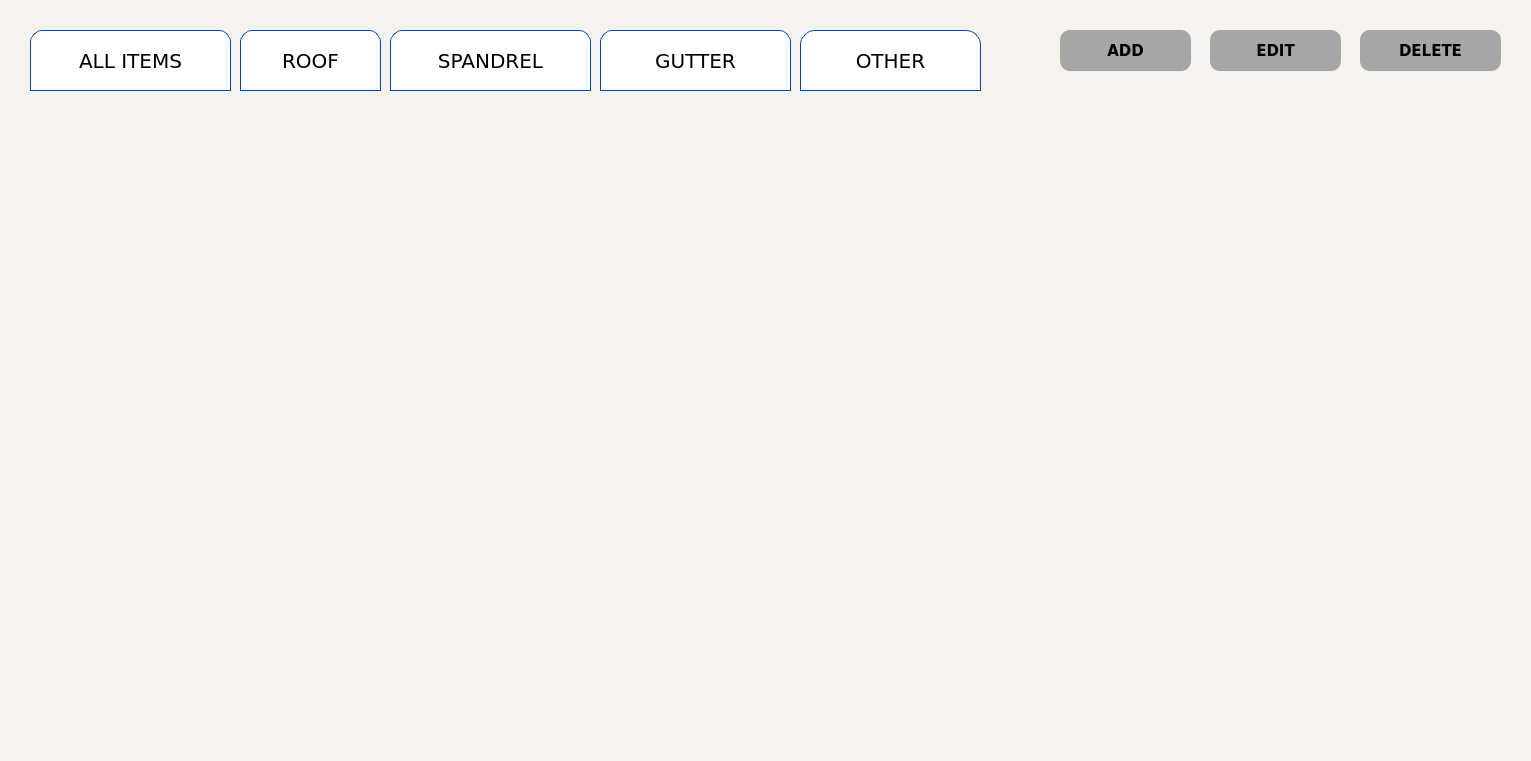
   <widget class="QFrame" name="frame_46">
    <property name="geometry">
     <rect>
      <x>340</x>
      <y>110</y>
      <width>1531</width>
      <height>761</height>
     </rect>
    </property>
    <property name="styleSheet">
     <string notr="true">
    background-color: #f6f3ee;
	border-radius: 16;
    padding: 10px;

</string>
    </property>
    <property name="frameShape">
     <enum>QFrame::StyledPanel</enum>
    </property>
    <property name="frameShadow">
     <enum>QFrame::Raised</enum>
    </property>
    <widget class="QFrame" name="frame_3">
     <property name="geometry">
      <rect>
       <x>30</x>
       <y>20</y>
       <width>971</width>
       <height>71</height>
      </rect>
     </property>
     <property name="frameShape">
      <enum>QFrame::StyledPanel</enum>
     </property>
     <property name="frameShadow">
      <enum>QFrame::Raised</enum>
     </property>
     <widget class="QPushButton" name="pushButton_Inventory_ALL_ITEMS_table">
      <property name="geometry">
       <rect>
        <x>0</x>
        <y>10</y>
        <width>201</width>
        <height>61</height>
       </rect>
      </property>
      <property name="font">
       <font>
        <family>Verdana</family>
        <pointsize>15</pointsize>
       </font>
      </property>
      <property name="styleSheet">
       <string notr="true">/* Default Inactive Buttons */
QPushButton {
    background-color: #ffffff;
    color: black;
    border: 1px solid #004aad; 
    padding: 10px;
    font-family: &quot;Verdana&quot;, sans-serif; 
    text-align: center;

    /* Only top corners curved */
    border-top-left-radius: 12px;
    border-top-right-radius: 12px;
    border-bottom-left-radius: 0px;
    border-bottom-right-radius: 0px;
}

/* Hover Effect on Inactive Buttons */
QPushButton:hover {
    background-color: #903929;
    color: white;
    font-weight: 700;
    border: 1px solid #903929; 
}

/* Active Button (Current Page) */
QPushButton#activeButton {
    background-color: #903929;
    color: white;
    font-weight: 700;
    border: 1px solid #903929; 

    /* Keep the same corner radius for active button */
    border-top-left-radius: 12px;
    border-top-right-radius: 12px;
    border-bottom-left-radius: 0px;
    border-bottom-right-radius: 0px;
}
</string>
      </property>
      <property name="text">
       <string>ALL ITEMS</string>
      </property>
     </widget>
     <widget class="QPushButton" name="pushButton_Inventory_ROOF_table">
      <property name="geometry">
       <rect>
        <x>210</x>
        <y>10</y>
        <width>141</width>
        <height>61</height>
       </rect>
      </property>
      <property name="font">
       <font>
        <family>Verdana</family>
        <pointsize>15</pointsize>
       </font>
      </property>
      <property name="styleSheet">
       <string notr="true">/* Default Inactive Buttons */
QPushButton {
    background-color: #ffffff;
    color: black;
    border: 1px solid #004aad; 
    padding: 10px;
    font-family: &quot;Verdana&quot;, sans-serif; 
    text-align: center;

    /* Only top corners curved */
    border-top-left-radius: 12px;
    border-top-right-radius: 12px;
    border-bottom-left-radius: 0px;
    border-bottom-right-radius: 0px;
}

/* Hover Effect on Inactive Buttons */
QPushButton:hover {
    background-color: #903929;
    color: white;
    font-weight: 700;
    border: 1px solid #903929; 
}

/* Active Button (Current Page) */
QPushButton#activeButton {
    background-color: #903929;
    color: white;
    font-weight: 700;
    border: 1px solid #903929; 

    /* Keep the same corner radius for active button */
    border-top-left-radius: 12px;
    border-top-right-radius: 12px;
    border-bottom-left-radius: 0px;
    border-bottom-right-radius: 0px;
}
</string>
      </property>
      <property name="text">
       <string>ROOF</string>
      </property>
     </widget>
     <widget class="QPushButton" name="pushButton_Inventory_SPANDREL_table">
      <property name="geometry">
       <rect>
        <x>360</x>
        <y>10</y>
        <width>201</width>
        <height>61</height>
       </rect>
      </property>
      <property name="font">
       <font>
        <family>Verdana</family>
        <pointsize>15</pointsize>
       </font>
      </property>
      <property name="styleSheet">
       <string notr="true">/* Default Inactive Buttons */
QPushButton {
    background-color: #ffffff;
    color: black;
    border: 1px solid #004aad; 
    padding: 10px;
    font-family: &quot;Verdana&quot;, sans-serif; 
    text-align: center;

    /* Only top corners curved */
    border-top-left-radius: 12px;
    border-top-right-radius: 12px;
    border-bottom-left-radius: 0px;
    border-bottom-right-radius: 0px;
}

/* Hover Effect on Inactive Buttons */
QPushButton:hover {
    background-color: #903929;
    color: white;
    font-weight: 700;
    border: 1px solid #903929; 
}

/* Active Button (Current Page) */
QPushButton#activeButton {
    background-color: #903929;
    color: white;
    font-weight: 700;
    border: 1px solid #903929; 

    /* Keep the same corner radius for active button */
    border-top-left-radius: 12px;
    border-top-right-radius: 12px;
    border-bottom-left-radius: 0px;
    border-bottom-right-radius: 0px;
}
</string>
      </property>
      <property name="text">
       <string>SPANDREL</string>
      </property>
     </widget>
     <widget class="QPushButton" name="pushButton_Inventory_GUTTER_table">
      <property name="geometry">
       <rect>
        <x>570</x>
        <y>10</y>
        <width>191</width>
        <height>61</height>
       </rect>
      </property>
      <property name="font">
       <font>
        <family>Verdana</family>
        <pointsize>15</pointsize>
       </font>
      </property>
      <property name="styleSheet">
       <string notr="true">/* Default Inactive Buttons */
QPushButton {
    background-color: #ffffff;
    color: black;
    border: 1px solid #004aad; 
    padding: 10px;
    font-family: &quot;Verdana&quot;, sans-serif; 
    text-align: center;

    /* Only top corners curved */
    border-top-left-radius: 12px;
    border-top-right-radius: 12px;
    border-bottom-left-radius: 0px;
    border-bottom-right-radius: 0px;
}

/* Hover Effect on Inactive Buttons */
QPushButton:hover {
    background-color: #903929;
    color: white;
    font-weight: 700;
    border: 1px solid #903929; 
}

/* Active Button (Current Page) */
QPushButton#activeButton {
    background-color: #903929;
    color: white;
    font-weight: 700;
    border: 1px solid #903929; 

    /* Keep the same corner radius for active button */
    border-top-left-radius: 12px;
    border-top-right-radius: 12px;
    border-bottom-left-radius: 0px;
    border-bottom-right-radius: 0px;
}
</string>
      </property>
      <property name="text">
       <string>GUTTER</string>
      </property>
     </widget>
     <widget class="QPushButton" name="pushButton_Inventory_OTHER_table">
      <property name="geometry">
       <rect>
        <x>770</x>
        <y>10</y>
        <width>181</width>
        <height>61</height>
       </rect>
      </property>
      <property name="font">
       <font>
        <family>Verdana</family>
        <pointsize>15</pointsize>
       </font>
      </property>
      <property name="styleSheet">
       <string notr="true">/* Default Inactive Buttons */
QPushButton {
    background-color: #ffffff;
    color: black;
    border: 1px solid #004aad; 
    padding: 10px;
    font-family: &quot;Verdana&quot;, sans-serif; 
    text-align: center;

    /* Only top corners curved */
    border-top-left-radius: 15px;
    border-top-right-radius: 15px;
    border-bottom-left-radius: 0px;
    border-bottom-right-radius: 0px;
}

/* Hover Effect on Inactive Buttons */
QPushButton:hover {
    background-color: #903929;
    color: white;
    font-weight: 700;
    border: 1px solid #903929; 
}

/* Active Button (Current Page) */
QPushButton#activeButton {
    background-color: #903929;
    color: white;
    font-weight: 700;
    border: 1px solid #903929; 

    /* Keep the same corner radius for active button */
    border-top-left-radius: 15px;
    border-top-right-radius: 15px;
    border-bottom-left-radius: 0px;
    border-bottom-right-radius: 0px;
}
</string>
      </property>
      <property name="text">
       <string>OTHER</string>
      </property>
     </widget>
    </widget>
    <widget class="QFrame" name="frame_5">
     <property name="geometry">
      <rect>
       <x>1000</x>
       <y>20</y>
       <width>551</width>
       <height>71</height>
      </rect>
     </property>
     <property name="frameShape">
      <enum>QFrame::StyledPanel</enum>
     </property>
     <property name="frameShadow">
      <enum>QFrame::Raised</enum>
     </property>
     <widget class="QPushButton" name="pushButton_OWNER_Add_Inventory">
      <property name="geometry">
       <rect>
        <x>60</x>
        <y>10</y>
        <width>131</width>
        <height>41</height>
       </rect>
      </property>
      <property name="font">
       <font>
        <family>Verdana</family>
        <pointsize>11</pointsize>
        <weight>75</weight>
        <bold>true</bold>
       </font>
      </property>
      <property name="styleSheet">
       <string notr="true">/* Default Inactive Buttons */
QPushButton {
    background-color: #a6a6a6;
border-radius: 10;
    color: black;
    padding: 2px;
    text-align: center;
}


/* Hover Effect on Inactive Buttons */
QPushButton:hover {
    background-color:#c25b55;
color:black;
}

/* Active Button (Current Page) */
QPushButton#activeButton {
    background-color:#c25b55;
color:black;
}
</string>
      </property>
      <property name="text">
       <string>ADD</string>
      </property>
      <property name="icon">
       <iconset resource="../jj_owner_resources.qrc">
        <normaloff>:/JJimages/add.png</normaloff>:/JJimages/add.png</iconset>
      </property>
      <property name="iconSize">
       <size>
        <width>26</width>
        <height>26</height>
       </size>
      </property>
     </widget>
     <widget class="QPushButton" name="pushButton_OWNER_Edit_Inventory">
      <property name="geometry">
       <rect>
        <x>210</x>
        <y>10</y>
        <width>131</width>
        <height>41</height>
       </rect>
      </property>
      <property name="font">
       <font>
        <family>Verdana</family>
        <pointsize>11</pointsize>
        <weight>75</weight>
        <bold>true</bold>
       </font>
      </property>
      <property name="styleSheet">
       <string notr="true">/* Default Inactive Buttons */
QPushButton {
    background-color: #a6a6a6;
border-radius: 10;
    color: black;
    padding: 2px;
    text-align: center;
}


/* Hover Effect on Inactive Buttons */
QPushButton:hover {
    background-color:#c25b55;
color:black;
}

/* Active Button (Current Page) */
QPushButton#activeButton {
    background-color:#c25b55;
color:black;
}
</string>
      </property>
      <property name="text">
       <string>EDIT</string>
      </property>
      <property name="icon">
       <iconset resource="../jj_owner_resources.qrc">
        <normaloff>:/JJimages/edit.png</normaloff>:/JJimages/edit.png</iconset>
      </property>
      <property name="iconSize">
       <size>
        <width>27</width>
        <height>27</height>
       </size>
      </property>
     </widget>
     <widget class="QPushButton" name="pushButton_OWNER_Delete_Inventory">
      <property name="geometry">
       <rect>
        <x>360</x>
        <y>10</y>
        <width>141</width>
        <height>41</height>
       </rect>
      </property>
      <property name="font">
       <font>
        <family>Verdana</family>
        <pointsize>11</pointsize>
        <weight>75</weight>
        <bold>true</bold>
       </font>
      </property>
      <property name="styleSheet">
       <string notr="true">/* Default Inactive Buttons */
QPushButton {
    background-color: #a6a6a6;
border-radius: 10;
    color: black;
    padding: 2px;
    text-align: center;
}


/* Hover Effect on Inactive Buttons */
QPushButton:hover {
    background-color:#c25b55;
color:black;
}

/* Active Button (Current Page) */
QPushButton#activeButton {
    background-color:#c25b55;
color:black;
}
</string>
      </property>
      <property name="text">
       <string>DELETE</string>
      </property>
      <property name="icon">
       <iconset resource="../jj_owner_resources.qrc">
        <normaloff>:/JJimages/delete.png</normaloff>:/JJimages/delete.png</iconset>
      </property>
      <property name="iconSize">
       <size>
        <width>27</width>
        <height>27</height>
       </size>
      </property>
     </widget>
    </widget>
    <zorder>frame_5</zorder>
    <zorder>frame_3</zorder>
   </widget>
